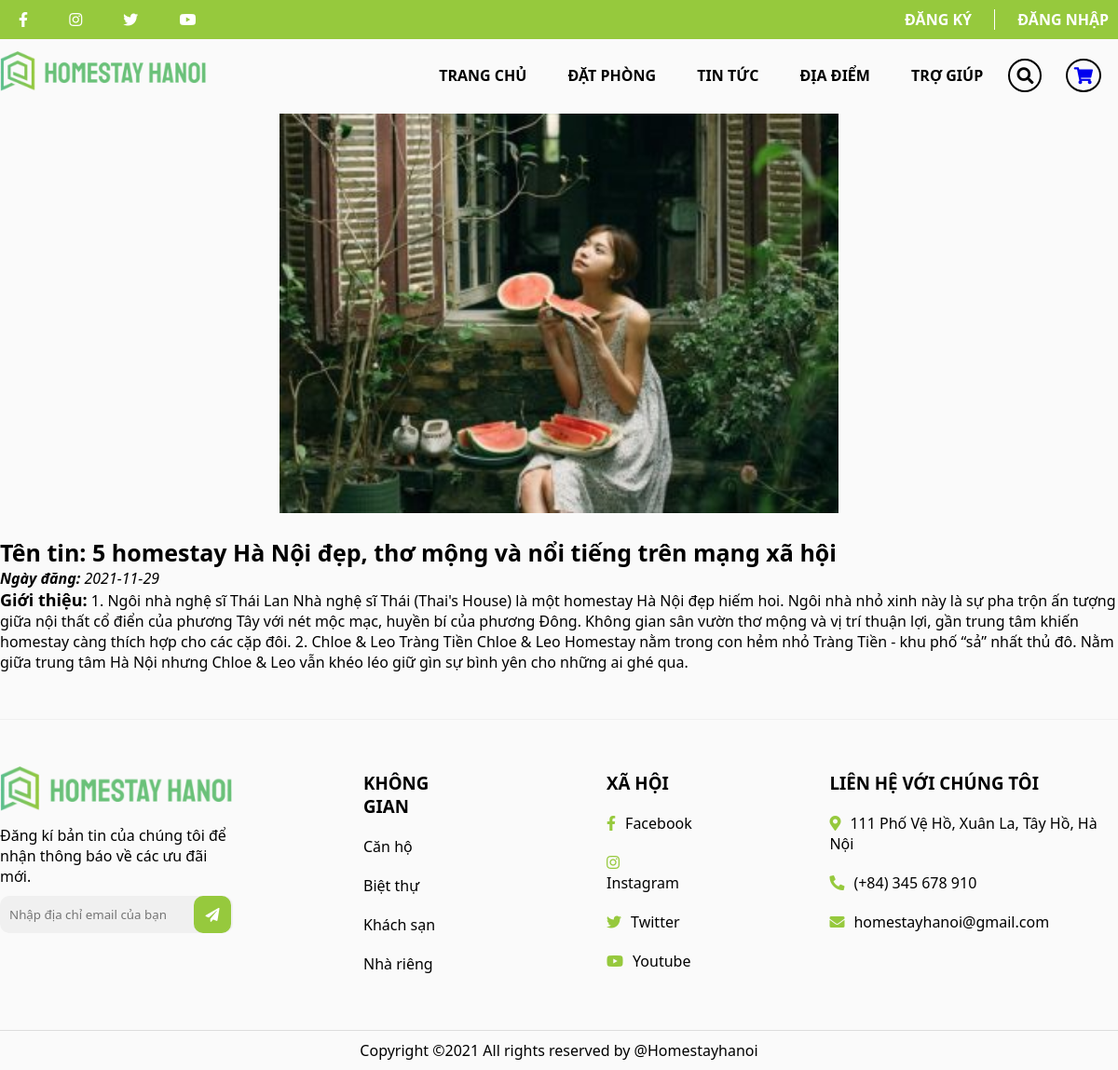
The app's page /tin_tuc/chitiet_tt.php?chitiet_tt=2 with its own data.
### tables this page shows
CREATE TABLE `tin_tuc` (
  `ma_tin` int(11) NOT NULL,
  `ten_tin` varchar(2255) NOT NULL,
  `anh_tin` varchar(255) NOT NULL,
  `gioi_thieu` text NOT NULL,
  `ngay_tin` date NOT NULL
);

### database/database.php (called while the page is built, shortened)
<?php
class database
{
   public $conn;
   public function connect()
   {
      try {
         $this->conn = new PDO("mysql:host=localhost;dbname=du_an1; charset=utf8", "root", "");
         $this->conn->setAttribute(PDO::ATTR_ERRMODE, PDO::ERRMODE_EXCEPTION);
      } catch (PDOException $error) {
         echo "lỗi kết nối:" . $error->getMessage();
      }
   }
   public function select_one($sql_one)
   {
      try {
         $stmt = $this->conn->prepare($sql_one);
         $stmt->execute();
         $result = $stmt->fetch(PDO::FETCH_ASSOC);
         return $result;
      } catch (PDOException $error) {
         echo "lỗi kết nối:" . $error->getMessage();
      } finally {
         unset($conn);
      }
   }
}

### class/class.php (called while the page is built, shortened)
<?php
include_once "../database/database.php";
class user_class
{
    public $controll;
    public function __construct()
    {
        $this->controll = new database();
    }
    public function show_tintuctm($ma_tin)
    {
        $show_tintuctm = "SELECT * FROM tin_tuc WHERE ma_tin='$ma_tin'";
        $result = $this->controll->select_one($show_tintuctm);
        return $result;
    }
}

### tin_tuc/chitiet_tt.php (the view, shortened to what this page needs)
<?php
include_once "../class/class.php";
include_once "../dau_cuoi/header.php";
?>
<?php
$usermodel = new user_class();
if (isset($_GET['chitiet_tt'])) :
    $tintuc = $usermodel->show_tintuctm($_GET['chitiet_tt']);
?>
    <div class="main">
        <div class="top1">
            <img src="../img/anh_tt/<?php echo $tintuc['anh_tin']; ?>" alt="">
        </div>
        <div class="top2">
            <p class="tt_top">Tên tin: <?php echo $tintuc['ten_tin'] ?></p>
            <i class="tt_main"><b style="font-size: 16px;">Ngày đăng:</b> <?php echo $tintuc['ngay_tin'] ?></i>
            <p><b style="font-size: 18px;">Giới thiệu:</b> <?php echo $tintuc['gioi_thieu'] ?></p>
        </div>
    </div>
<?php
endif;
?>
<?php
include_once "../dau_cuoi/footer.php";
?>

### css/header_and_footer.css (style rules this page uses)
* { margin: 0; padding: 0; box-sizing: border-box; font-family: "Segoe UI", Tahoma, Geneva, Verdana, sans-serif; outline: none; }
body { background-color: #fafafa; }

### tin_tuc/chitiet_tt.php (style rules this page uses)
* { margin: 0; padding: 0; }
.main { width: 1200px; margin: 0 auto; }
.top1 img { width: 600px; margin-top: 80px; margin-left: 300px; }
.tt_top { font-size: 25px; font-weight: 600; padding-top: 20px; }
.tt_main { padding-top: 30px; }

### records on screen
tin_tuc: anh_tin (picture), ten_tin "5 homestay Hà Nội đẹp, thơ mộng và nổi tiếng trên mạng xã hội", ngay_tin "2021-11-29", gioi_thieu "1. Ngôi nhà nghệ sĩ Thái Lan Nhà nghệ sĩ Thái (Thai's House) là một homestay Hà Nội đẹp hiếm hoi. Ngôi nhà nhỏ xinh này là sự pha trộn ấn tượng giữa nội thất cổ điển của phương Tây với nét mộc mạc, huyền bí của phương Đông. Không gian sân vườn thơ mộng và vị trí thuận lợi, gần trung tâm khiến homestay càng thích hợp cho các cặp đôi. 2. Chloe & Leo Tràng Tiền Chloe & Leo Homestay nằm trong con hẻm nhỏ Tràng Tiền - khu phố “sả” nhất thủ đô. Nằm giữa trung tâm Hà Nội nhưng Chloe & Leo vẫn khéo léo giữ gìn sự bình yên cho những ai ghé qua."
